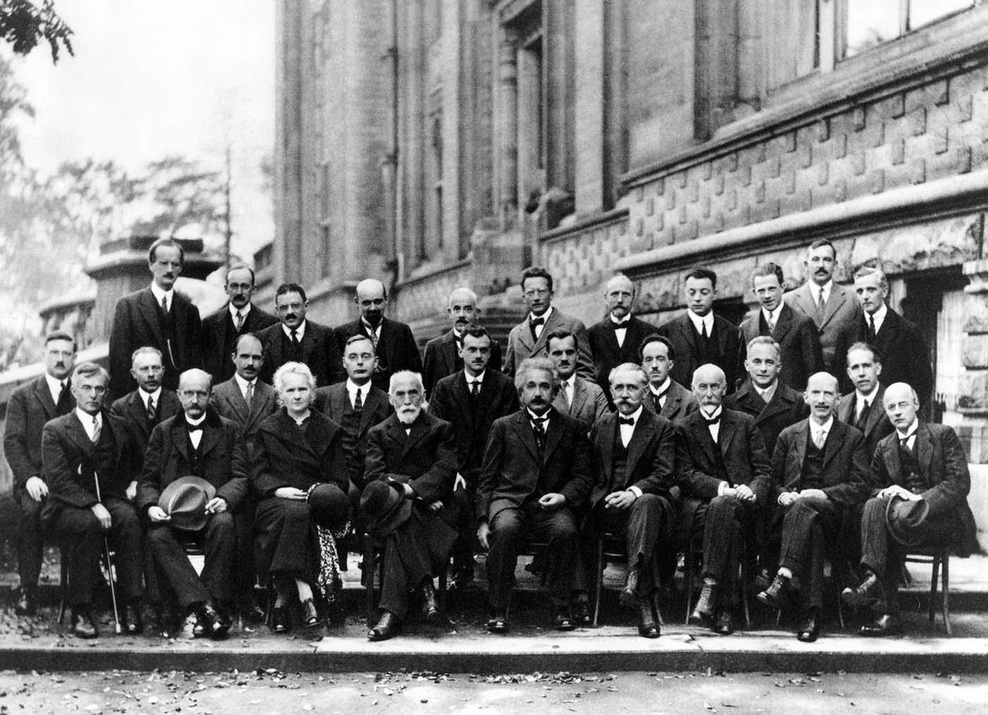
#> input picture images/SolvayConference1927.jpg, 988 x 715 px, shrunk from 1400 x 1013 before the run
$ jupyter execute --allow-errors 11-overview-python.ipynb   (shell and % lines are left out)
#> lines starting #> are read from the running program, lines starting #| are printed output that depends on the picture; after the words box and inside, x2 and y2 are one past the last pixel; in counts of white or black regions, pixels touching at a corner belong together
# Overview of Python

We learned **a little** Python in our course, we just scratched the surface. As a programming language Python has lots of capabilities and consequently wide-spread use.

In this overview, we'll demonstrate uses of Python in different fields.

* Scientific computing
* Data science
* Machine learning / deep learning
* Bioinformatics

# Scientific computing

Here is the ecosystem of Python scientific computing.

[image source](https://www.datacamp.com/community/blog/python-scientific-computing-case)

As you can notice, there many packages for scientific computing. We are somewhat familiar with NumPy, which is an essential package not only in scientific computing but also in data science, machine learning, etc.

Now let's go over some packages briefly.

## SciPy

[SciPy](https://www.scipy.org/) is a Python-based ecosystem of open-source software for mathematics, science, and engineering.

Please go over the reference manual and [tutorial page](https://docs.scipy.org/doc/scipy/reference/tutorial/index.html).

## SymPy

[SymPy](https://www.sympy.org/en/index.html) is a Python library for symbolic mathematics. The [features page](https://www.sympy.org/en/features.html) summarizes the capabilities of this library.

Below is a small example.

[cell 1]
from sympy import *
x, y, z, t = symbols('x y z t')
expand((x + 2)*(x - 3))

[cell 2]
factor(x**3 - x**2 + x - 1)

[cell 3]
cancel((x**2 + 2*x + 1)/(x**2 + x))

Solving equations is also possible

[cell 4]
from sympy.solvers import solve
from sympy import Symbol
x = Symbol('x')
solve(x**2 - 1, x)

## NetworkX

[NetworkX](https://networkx.github.io/) is a Python package for the creation, manipulation, and study of the structure, dynamics, and functions of complex networks.

[cell 5]
import matplotlib.pyplot as plt
import networkx as nx


G = nx.random_geometric_graph(200, 0.125)
# position is stored as node attribute data for random_geometric_graph
pos = nx.get_node_attributes(G, 'pos')

# find node near center (0.5,0.5)
dmin = 1
ncenter = 0
for n in pos:
    x, y = pos[n]
    d = (x - 0.5)**2 + (y - 0.5)**2
    if d < dmin:
        ncenter = n
        dmin = d

# color by path length from node near center
p = dict(nx.single_source_shortest_path_length(G, ncenter))

plt.figure(figsize=(8, 8))
nx.draw_networkx_edges(G, pos, nodelist=[ncenter], alpha=0.4)
nx.draw_networkx_nodes(G, pos, nodelist=list(p.keys()),
                       node_size=80,
                       node_color=list(p.values()),
                       cmap=plt.cm.Reds_r)

plt.xlim(-0.05, 1.05)
plt.ylim(-0.05, 1.05)
plt.axis('off')
plt.show()
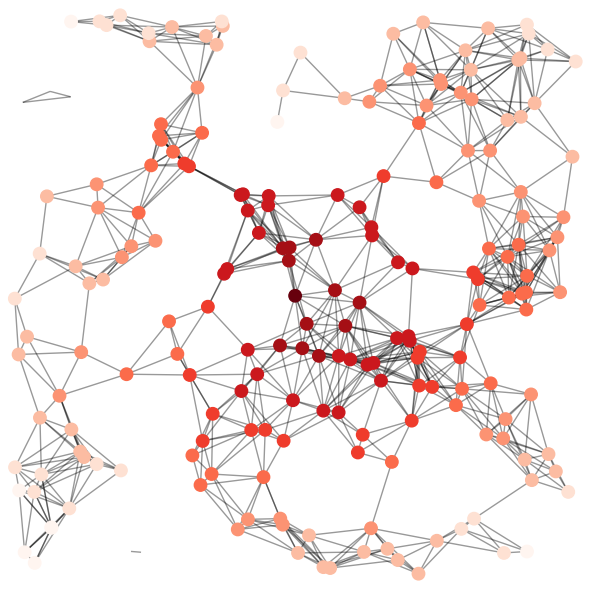
#> figure drawn by matplotlib, 1 panel

## Image processing

**Face recognition** : By the help of `opencv` package it's easy to do image processing on images. Face recognition is a neat example.

[cell 6]
import cv2
from matplotlib import pyplot as plt

# Create the haar cascade
cascPath = "data/haarcascade_frontalface_default.xml"
faceCascade = cv2.CascadeClassifier(cascPath)

[cell 7]
# Read the image
image = cv2.imread("images/SolvayConference1927.jpg")
#> image is the input picture: shape (715, 988, 3); mean B, G, R 119.3, 120.8, 119.8
gray = cv2.cvtColor(image, cv2.COLOR_BGR2GRAY)

[cell 8]
# Detect faces in the image
faces = faceCascade.detectMultiScale(
    gray,
    scaleFactor=1.2,
    minNeighbors=5,
    minSize=(30, 30),
    flags=cv2.CASCADE_SCALE_IMAGE
)
#> faces = 14 rows, first 6: [457, 335, 41, 41], [229, 340, 44, 44], [336, 337, 49, 49], [739, 343, 49, 49], [839, 348, 45, 45], [516, 371, 41, 41]

[cell 9]
print("Found {0} faces!".format(len(faces)))
#| Found 14 faces!

# Draw a rectangle around the faces
for (x, y, w, h) in faces:
    cv2.rectangle(image, (x, y), (x+w, y+h), (0, 255, 0), 2)
#> this loop made 14 passes
#> (x, y, w, h) on passes 1 to 12: (457, 335, 41, 41), (229, 340, 44, 44), (336, 337, 49, 49), (739, 343, 49, 49), (839, 348, 45, 45), (516, 371, 41, 41), (75, 374, 37, 37), (602, 368, 49, 49), (685, 365, 50, 50), (274, 370, 46, 46), (172, 376, 46, 46), (798, 375, 45, 45)
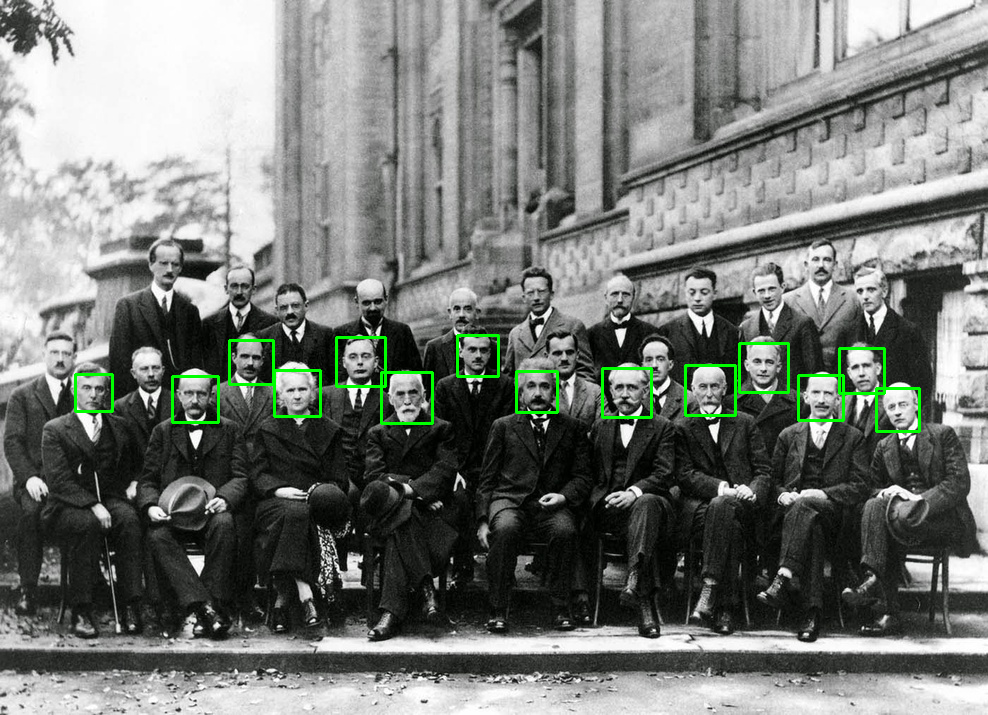
#> image: shape (715, 988, 3); 1.06% of pixels changed, all inside (x1, y1, x2, y2) = (74, 334, 921, 433)

[cell 10]
plt.figure(figsize = (20,10))
plt.imshow(image)
plt.title('Solvay Conference')
plt.show()

Please visit [this page](https://rarehistoricalphotos.com/solvay-conference-probably-intelligent-picture-ever-taken-1927/) for the attendees of the conference.

> Can you fix the false detection (third from left, sitting) by adjusting `scaleFactor` or other parameters?

**Image processing with scikit-image**: This package contains many functions for image processing. Below is an example for *edge detection*

[cell 11]
from skimage import data, io, filters

image = data.coins()
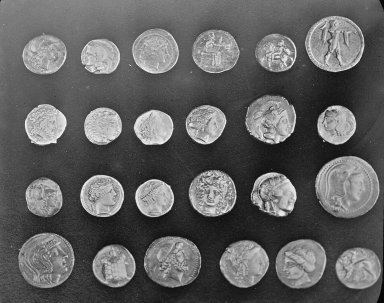
#> input picture skimage.data.coins(), 384 x 303 px
#> image is the input picture: shape (303, 384); min 1, max 252, mean 96.9
io.imshow(image)
io.show()

[cell 12]
edges = filters.sobel(image)
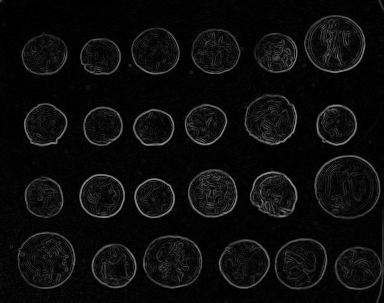
#> edges: shape (303, 384) float64; min 0, max 0.59, mean 0.0492
io.imshow(edges)
io.show()

# Data science

Python is also very prominent in field of data science. Here's the list of packages grouped by different steps of data analysis.

## Pandas

[Pandas](https://pandas.pydata.org/) pandas is an open source library providing high-performance, easy-to-use data structures and data analysis tools for the Python programming language. Pandas is an essential library for data science.

Here's a glimpse of what Pandas can do.

[cell 13]
import pandas as pd
import numpy as np

[cell 14]
df = pd.read_csv("data/OfficeSupplies.csv")
#> (reads data/OfficeSupplies.csv from the repository)
